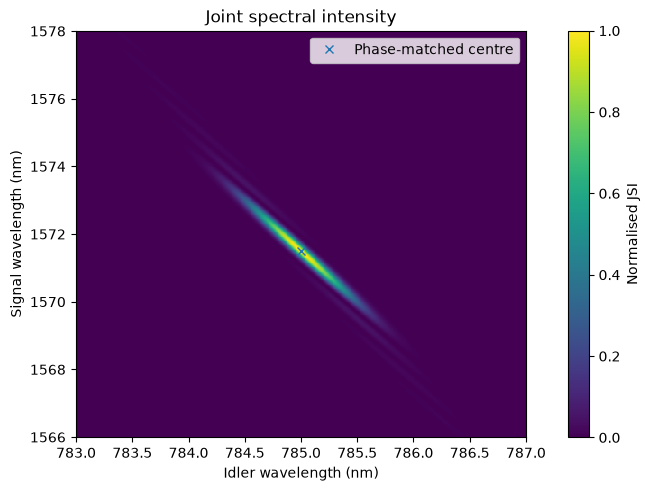

Recreate this plot in Python.
"""
Calculate the joint spectral intensity of an SPDC source.

This example models a non-degenerate type-0 SPDC source using a
20 mm, 5% MgO-doped periodically poled lithium niobate crystal.

The source is pumped at 523.5 nm and is phase matched for photon pairs
near 785 nm and 1572 nm. The crystal propagation angle required for
phase matching is calculated before evaluating the joint spectral
amplitude.

The joint spectral intensity (JSI) is then plotted as a function of
signal and idler wavelength.
"""

import pathlib

import matplotlib.pyplot as plt
import numpy as np

from qtoolkit.spdc import (
    MgOLithiumNiobate,
    RefractiveIndexAxis,
    conjugate_wavelength,
    find_phase_matching_angle,
    joint_spectral_amplitude,
    joint_spectral_intensity,
    pump_wavelength_fwhm_to_angular_frequency_std,
)


def main() -> None:
    material = MgOLithiumNiobate()
    axis = RefractiveIndexAxis.EXTRAORDINARY

    # Source parameters.
    pump_wavelength = 523.5e-9
    pump_wavelength_fwhm = 92e-12

    crystal_length = 20e-3
    temperature = 84.0

    # Poling period at the 19 degrees Celsius reference temperature
    # used by qtoolkit's thermal-expansion model.
    poling_period = 7.15e-6

    # Type-0 e -> e + e SPDC is considered.
    #
    # Specify the short-wavelength photon and determine its
    # energy-conserving conjugate.
    idler_centre = 785e-9

    signal_centre = conjugate_wavelength(
        pump_wavelength,
        idler_centre,
    )

    # Determine the common propagation angle that satisfies the
    # quasi-phase-matching condition at the central wavelengths.
    angle = find_phase_matching_angle(
        pump_wavelength=pump_wavelength,
        signal_wavelength=signal_centre,
        idler_wavelength=idler_centre,
        temperature=temperature,
        poling_period=poling_period,
        material=material,
        pump_axis=axis,
        signal_axis=axis,
        idler_axis=axis,
    )

    print(
        'Central wavelengths: '
        f'{idler_centre * 1e9:.3f} nm, '
        f'{signal_centre * 1e9:.3f} nm'
    )

    print(
        'Phase-matching angle: '
        f'{np.rad2deg(angle):.6f} degrees'
    )

    # Convert the measured pump intensity FWHM in wavelength to the
    # angular-frequency amplitude standard deviation expected by the
    # JSA calculation.
    pump_bandwidth_std = (
        pump_wavelength_fwhm_to_angular_frequency_std(
            pump_wavelength,
            pump_wavelength_fwhm,
        )
    )

    # Spectral ranges surrounding the phase-matched wavelengths.
    idler_wavelengths = np.linspace(
        783e-9,
        787e-9,
        500,
    )

    signal_wavelengths = np.linspace(
        1566e-9,
        1578e-9,
        500,
    )

    idler_grid, signal_grid = np.meshgrid(
        idler_wavelengths,
        signal_wavelengths,
        indexing='xy',
    )

    # Calculate the joint spectral amplitude.
    jsa = joint_spectral_amplitude(
        signal_wavelength=signal_grid,
        idler_wavelength=idler_grid,
        pump_wavelength=pump_wavelength,
        pump_bandwidth_std=pump_bandwidth_std,
        crystal_length=crystal_length,
        temperature=temperature,
        poling_period=poling_period,
        material=material,
        pump_axis=axis,
        signal_axis=axis,
        idler_axis=axis,
        pump_angle=angle,
        signal_angle=angle,
        idler_angle=angle,
    )

    # The joint spectral intensity is |JSA|^2.
    jsi = joint_spectral_intensity(
        jsa
    )

    # Normalise for plotting.
    jsi /= np.max(jsi)

    # Find the location of the maximum as a simple numerical check.
    maximum_index = np.unravel_index(
        np.argmax(jsi),
        jsi.shape,
    )

    peak_idler = (
        idler_grid[maximum_index]
    )

    peak_signal = (
        signal_grid[maximum_index]
    )

    print(
        'JSI maximum: '
        f'{peak_idler * 1e9:.3f} nm, '
        f'{peak_signal * 1e9:.3f} nm'
    )

    # Plot the JSI.
    fig, ax = plt.subplots(
        constrained_layout=True,
    )

    image = ax.pcolormesh(
        idler_wavelengths * 1e9,
        signal_wavelengths * 1e9,
        jsi,
        shading='auto',
    )

    ax.plot(
        idler_centre * 1e9,
        signal_centre * 1e9,
        marker='x',
        linestyle='none',
        label='Phase-matched centre',
    )

    ax.set(
        xlabel='Idler wavelength (nm)',
        ylabel='Signal wavelength (nm)',
        title='Joint spectral intensity',
    )

    fig.colorbar(
        image,
        ax=ax,
        label='Normalised JSI',
    )

    ax.legend()

    plt.show()
    fig.savefig(
        pathlib.Path(__file__).with_suffix('.png'),
        dpi='figure',
        bbox_inches='tight',
    )

if __name__ == '__main__':
    main()
